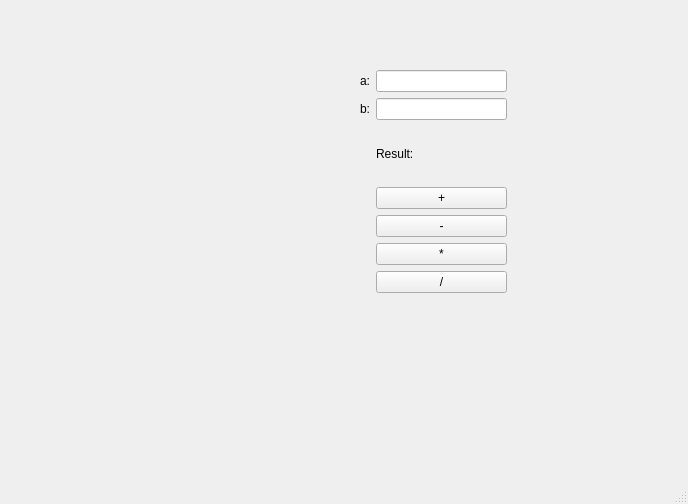
<?xml version="1.0" encoding="UTF-8"?>
<ui version="4.0">
 <class>MainWindow</class>
 <widget class="QMainWindow" name="MainWindow">
  <property name="geometry">
   <rect>
    <x>0</x>
    <y>0</y>
    <width>688</width>
    <height>504</height>
   </rect>
  </property>
  <property name="windowTitle">
   <string>MainWindow</string>
  </property>
  <property name="layoutDirection">
   <enum>Qt::LeftToRight</enum>
  </property>
  <widget class="QWidget" name="centralwidget">
   <widget class="QWidget" name="gridLayoutWidget">
    <property name="geometry">
     <rect>
      <x>360</x>
      <y>70</y>
      <width>160</width>
      <height>223</height>
     </rect>
    </property>
    <layout class="QGridLayout" name="gridLayout">
     <item row="0" column="1">
      <widget class="QLineEdit" name="lineEdit"/>
     </item>
     <item row="2" column="2">
      <widget class="QLabel" name="forResult">
       <property name="text">
        <string/>
       </property>
      </widget>
     </item>
     <item row="4" column="1">
      <widget class="QPushButton" name="minusBtn">
       <property name="text">
        <string>-</string>
       </property>
      </widget>
     </item>
     <item row="5" column="1">
      <widget class="QPushButton" name="multBtn">
       <property name="text">
        <string>*</string>
       </property>
      </widget>
     </item>
     <item row="3" column="1">
      <widget class="QPushButton" name="plusBtn">
       <property name="text">
        <string>+</string>
       </property>
      </widget>
     </item>
     <item row="1" column="1">
      <widget class="QLineEdit" name="lineEdit_2"/>
     </item>
     <item row="1" column="0">
      <widget class="QLabel" name="label_2">
       <property name="text">
        <string>b:</string>
       </property>
      </widget>
     </item>
     <item row="0" column="0">
      <widget class="QLabel" name="label">
       <property name="text">
        <string>a:</string>
       </property>
      </widget>
     </item>
     <item row="2" column="1">
      <widget class="QLabel" name="resultLabel">
       <property name="text">
        <string>Result:</string>
       </property>
      </widget>
     </item>
     <item row="6" column="1">
      <widget class="QPushButton" name="divideBtn">
       <property name="text">
        <string>/</string>
       </property>
      </widget>
     </item>
    </layout>
   </widget>
  </widget>
  <widget class="QMenuBar" name="menubar">
   <property name="geometry">
    <rect>
     <x>0</x>
     <y>0</y>
     <width>688</width>
     <height>24</height>
    </rect>
   </property>
  </widget>
  <widget class="QStatusBar" name="statusbar"/>
 </widget>
 <resources/>
 <connections/>
</ui>
